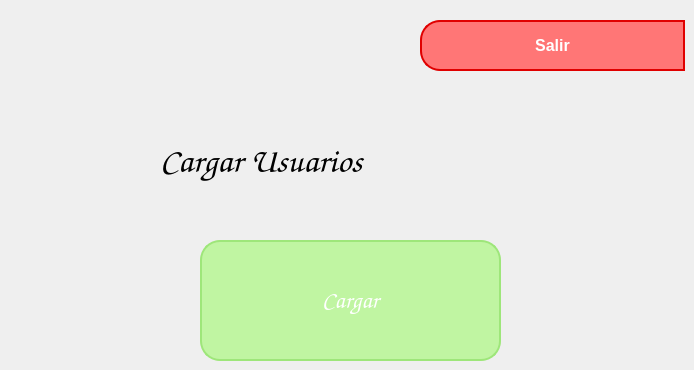
             <widget class="QWidget" name="CargaMasivaUsuarios">
              <widget class="QLabel" name="label_5">
               <property name="geometry">
                <rect>
                 <x>160</x>
                 <y>90</y>
                 <width>351</width>
                 <height>141</height>
                </rect>
               </property>
               <property name="font">
                <font>
                 <family>Comic Sans MS</family>
                 <pointsize>26</pointsize>
                 <weight>50</weight>
                 <bold>false</bold>
                </font>
               </property>
               <property name="text">
                <string>Cargar Usuarios</string>
               </property>
               <property name="alignment">
                <set>Qt::AlignLeading|Qt::AlignLeft|Qt::AlignVCenter</set>
               </property>
              </widget>
              <widget class="QPushButton" name="go_login_CM_usuarios">
               <property name="geometry">
                <rect>
                 <x>420</x>
                 <y>20</y>
                 <width>265</width>
                 <height>51</height>
                </rect>
               </property>
               <property name="styleSheet">
                <string notr="true">QPushButton {
    background-color: #ff7676;
    border: 2px solid #e00000; 
    color: white;
    font-size: 16px;
    font-weight: bold;
    padding: 10px;
	border-top-left-radius:20px;
	border-bottom-left-radius:20px;

}

QPushButton:hover {
    background-color:#c20000; 
    border: 2px solid #c20000; 
}</string>
               </property>
               <property name="text">
                <string>Salir</string>
               </property>
               <property name="icon">
                <iconset resource="res1.qrc">
                 <normaloff>:/images/bt_back.png</normaloff>:/images/bt_back.png</iconset>
               </property>
               <property name="iconSize">
                <size>
                 <width>30</width>
                 <height>30</height>
                </size>
               </property>
              </widget>
              <widget class="QPushButton" name="bt_up_cargaMasivaUsuarios">
               <property name="geometry">
                <rect>
                 <x>200</x>
                 <y>240</y>
                 <width>301</width>
                 <height>121</height>
                </rect>
               </property>
               <property name="font">
                <font>
                 <family>Comic Sans MS</family>
                 <pointsize>18</pointsize>
                 <weight>50</weight>
                 <bold>false</bold>
                </font>
               </property>
               <property name="styleSheet">
                <string notr="true">QPushButton {
    background-color: #C0F5A2;
    border: 2px solid #9EE67A; 
    color: white;
    padding: 10px;
	border-top-left-radius:20px;
	border-bottom-left-radius:20px;
	border-top-right-radius:20px;
	border-bottom-right-radius:20px;

}

QPushButton:hover {
    background-color:#9EE67A; 
    border: 2px solid #9EE67A; 
}</string>
               </property>
               <property name="text">
                <string>Cargar</string>
               </property>
               <property name="icon">
                <iconset resource="res1.qrc">
                 <normaloff>:/images/bt_upload.png</normaloff>:/images/bt_upload.png</iconset>
               </property>
               <property name="iconSize">
                <size>
                 <width>100</width>
                 <height>100</height>
                </size>
               </property>
              </widget>
             </widget>
